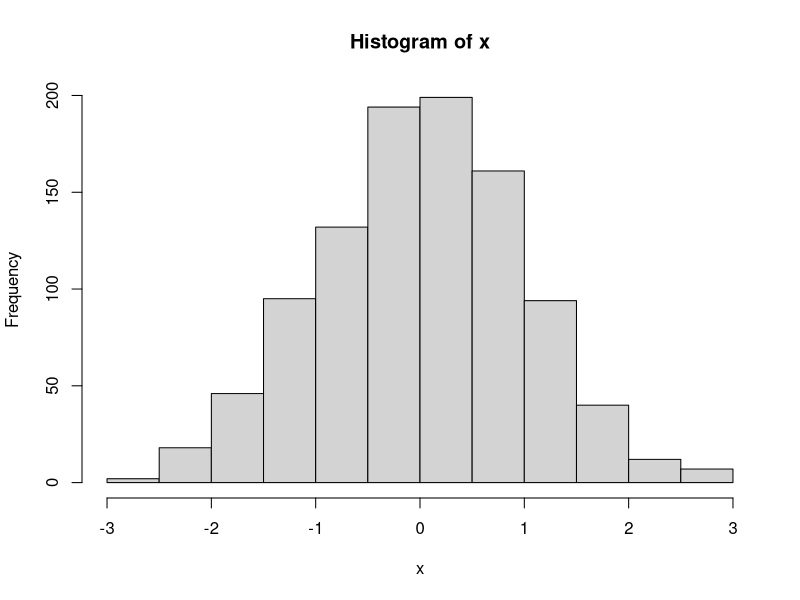

Reproduce this figure in R.
## ---- chunk 1
library(knitr)
opts_chunk$set(comment=NA)
## ---- chunk 2
x <- rnorm(1e03)
summary(x)
hist(x)
